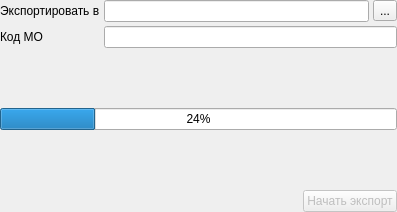
<?xml version="1.0" encoding="UTF-8"?>
<ui version="4.0">
 <class>ExportTariffR23_Page2</class>
 <widget class="QDialog" name="ExportTariffR23_Page2">
  <property name="geometry">
   <rect>
    <x>0</x>
    <y>0</y>
    <width>397</width>
    <height>212</height>
   </rect>
  </property>
  <property name="windowTitle">
   <string>Выбор файла и процесс</string>
  </property>
  <layout class="QGridLayout" name="gridLayout">
   <property name="margin">
    <number>0</number>
   </property>
   <property name="spacing">
    <number>4</number>
   </property>
   <item row="4" column="0" colspan="3">
    <widget class="CProgressBar" name="progressBar">
     <property name="value">
      <number>24</number>
     </property>
     <property name="orientation">
      <enum>Qt::Horizontal</enum>
     </property>
    </widget>
   </item>
   <item row="5" column="0" colspan="3">
    <spacer>
     <property name="orientation">
      <enum>Qt::Vertical</enum>
     </property>
     <property name="sizeHint" stdset="0">
      <size>
       <width>20</width>
       <height>50</height>
      </size>
     </property>
    </spacer>
   </item>
   <item row="2" column="0">
    <widget class="QLabel" name="lblLpuCode">
     <property name="text">
      <string>Код МО</string>
     </property>
    </widget>
   </item>
   <item row="3" column="0" colspan="3">
    <spacer name="spacer">
     <property name="orientation">
      <enum>Qt::Vertical</enum>
     </property>
     <property name="sizeHint" stdset="0">
      <size>
       <width>397</width>
       <height>50</height>
      </size>
     </property>
    </spacer>
   </item>
   <item row="0" column="1" colspan="2">
    <layout class="QHBoxLayout" name="horizontalLayout">
     <property name="spacing">
      <number>4</number>
     </property>
     <item>
      <widget class="QLineEdit" name="edtDirName"/>
     </item>
     <item>
      <widget class="QToolButton" name="btnSelectDir">
       <property name="text">
        <string>...</string>
       </property>
      </widget>
     </item>
    </layout>
   </item>
   <item row="6" column="2">
    <widget class="QPushButton" name="btnExport">
     <property name="enabled">
      <bool>false</bool>
     </property>
     <property name="sizePolicy">
      <sizepolicy hsizetype="Maximum" vsizetype="Fixed">
       <horstretch>0</horstretch>
       <verstretch>0</verstretch>
      </sizepolicy>
     </property>
     <property name="text">
      <string>Начать экспорт</string>
     </property>
    </widget>
   </item>
   <item row="6" column="0" colspan="2">
    <spacer>
     <property name="orientation">
      <enum>Qt::Horizontal</enum>
     </property>
     <property name="sizeHint" stdset="0">
      <size>
       <width>278</width>
       <height>20</height>
      </size>
     </property>
    </spacer>
   </item>
   <item row="0" column="0">
    <widget class="QLabel" name="lblFileName">
     <property name="sizePolicy">
      <sizepolicy hsizetype="Maximum" vsizetype="Preferred">
       <horstretch>0</horstretch>
       <verstretch>0</verstretch>
      </sizepolicy>
     </property>
     <property name="text">
      <string>Экспортировать в</string>
     </property>
    </widget>
   </item>
   <item row="2" column="1" colspan="2">
    <widget class="QLineEdit" name="edtLpuCode"/>
   </item>
  </layout>
 </widget>
 <customwidgets>
  <customwidget>
   <class>CProgressBar</class>
   <extends>QProgressBar</extends>
   <header>library/ProgressBar.h</header>
  </customwidget>
 </customwidgets>
 <tabstops>
  <tabstop>edtDirName</tabstop>
  <tabstop>btnSelectDir</tabstop>
 </tabstops>
 <resources/>
 <connections/>
</ui>
